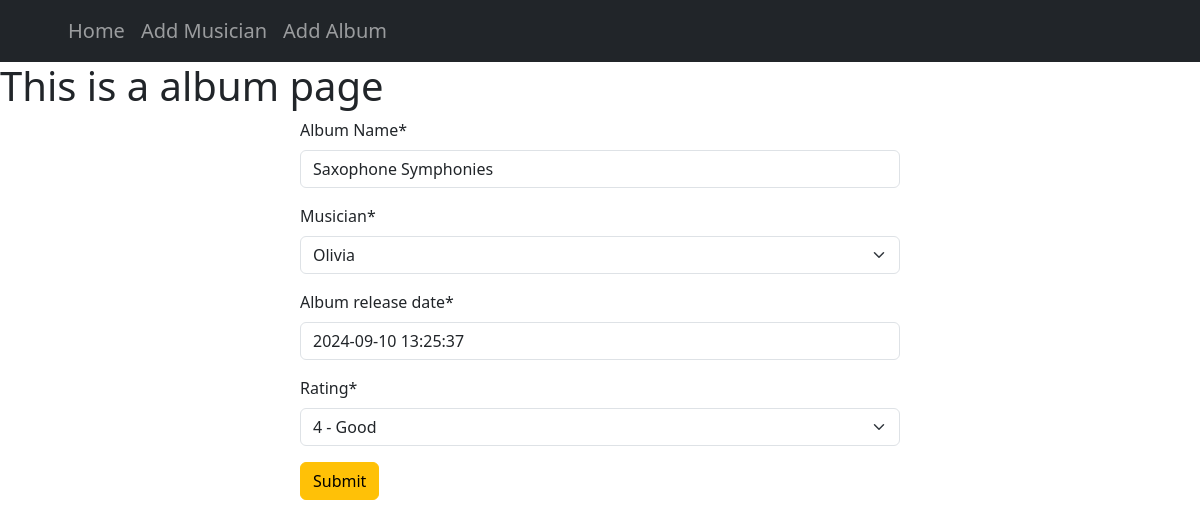
The page /album/edit/1 on the database its author committed.
### album/models.py (models this page shows, shortened)
class album_model(models.Model):
    Album_Name = models.CharField(max_length=75)
    Musician = models.ForeignKey(musician_model,on_delete=models.CASCADE)
    Album_Release_Date = models.DateTimeField(default=datetime.now())
    Choice = [
        (1, '1 - Very Bad'),
        (2, '2 - Bad'),
        (3, '3 - Average'),
        (4, '4 - Good'),
        (5, '5 - Excellent'),
    ]
    Rating = models.IntegerField(choices=Choice)

### album/views.py (the view)
# urls.py: path("edit/<int:id>",views.edit_album,name="edit_album"),
def edit_album(request,id):
    album = album_model.objects.get(pk = id)
    album_form = forms.album_form(instance=album)
    if(request.method == "POST"):
        album_form = forms.album_form(request.POST,instance=album)
        if album_form.is_valid():
            album_form.save()
            return redirect("homepage")
    return render(request,"album.html",{'form' : album_form})

### album/forms.py
class album_form(forms.ModelForm):
    class Meta:
        model = album_model
        fields = '__all__'
        labels = {
            'Album_Name' : "Album Name",
            'Album_Release_Date' : "Album release date",
        }

### musician/models.py (called while the page is built)
    def __str__(self) -> str:
        return self.First_Name

### album/templates/album.html (shortened to what this page needs)
{% extends 'base.html' %}
{% load crispy_forms_tags %}
{% block content %}
    <h1>This is a album page</h1>
    <form style="width: 50%; margin: auto;" method="post">
        {{form|crispy}}
        <input type="submit" class="btn btn-warning" value="Submit">
    </form>
{% endblock %}

### rows shown on the page
album_model: Album_Name "Saxophone Symphonies", Musician "Olivia", Album_Release_Date "2024-09-10 13:25:37", Rating "4 - Good"
